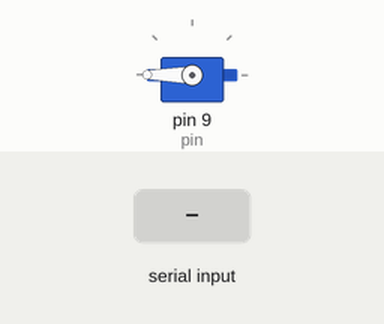
Recording of a sketch running on a simulated Arduino Uno, built with avr-gcc and run on an emulated ATmega328P. Shown: servo. Inputs (shaded band) come from the test bench.

Above: at 1.2 s.
1.3 s: "1," received over Serial
At 1.7 s:
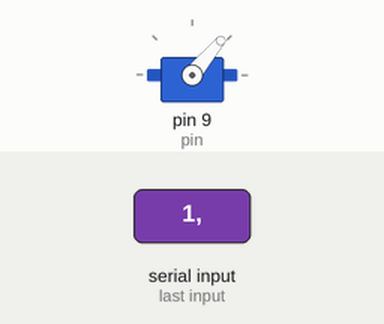
2.8 s: "true," received over Serial
At 4.0 s:
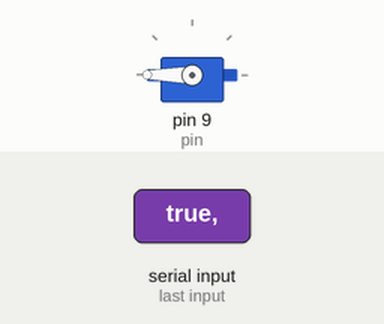
4.3 s: "0," received over Serial
At 5.2 s:
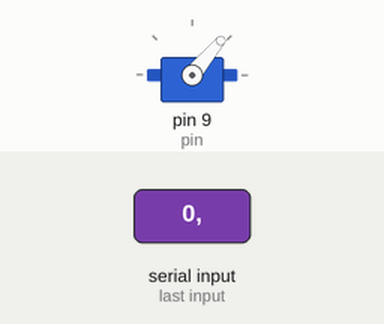
Timing chart, 0 to 7.3 s (numbered marks = the images above; inputs shaded):
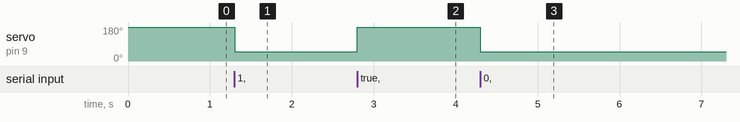

The sketch:

robot-hand.ino
```cpp
/**
  by Marcin Borkowski <marborkowski@gmail.com>
**/
#include <Servo.h>

// Create servo object to control a servo mechanism
Servo palm;

const int pin = 9;
const long baudrate = 115200;

String receivedData;

void setup() {
  Serial.begin(baudrate);
  palm.attach(pin);
  palm.write(180);
}

void loop() {
  while(Serial.available()) {
    receivedData = Serial.readStringUntil(',');
    // if palm is open, set the servo angle to 0
    // otherwise, set it to 180 (maximum value)
    if(receivedData == "true") {
      palm.write(180);
    } else {
      palm.write(50);
    }

    receivedData = "";
  }
}
```

Measured:
- after the input at 1.3 s, servo on pin 9 (pin): 180° → 50° at once
- after the input at 2.8 s, servo on pin 9 (pin): 50° → 180° at once
- after the input at 4.3 s, servo on pin 9 (pin): 180° → 50° at once
